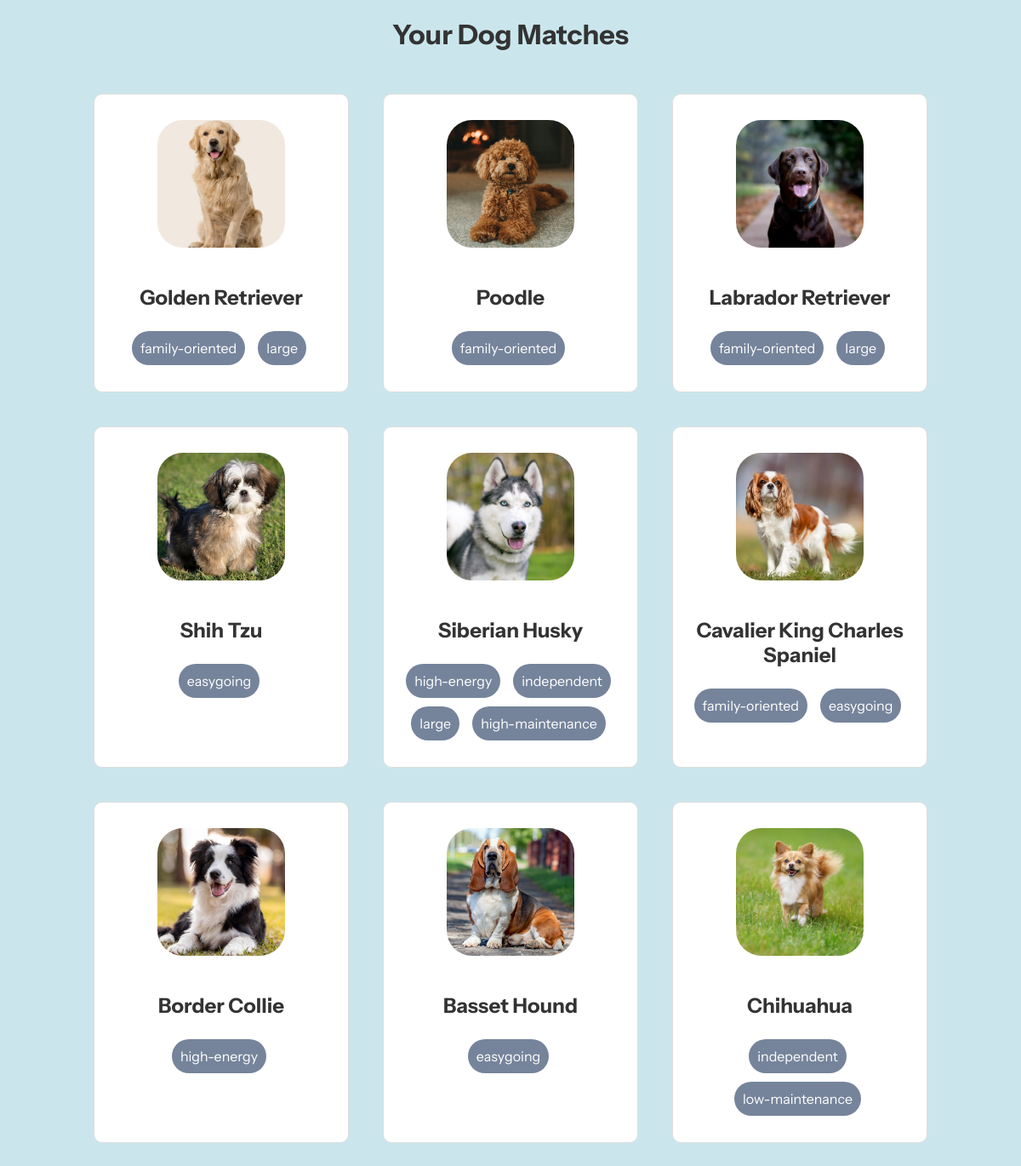
/FINAL-PRODUCT/results.php?user_id=1, run on the app's committed database.
### tables this page shows
CREATE TABLE breeds (
    id INTEGER PRIMARY KEY,
    name TEXT NOT NULL,
    traits TEXT NOT NULL,
    image TEXT,
    about TEXT,
    shelters TEXT
  );

### FINAL-PRODUCT/results.php (the view, shortened to what this page needs)
<?php
require 'db.php';
$user_id = $_SESSION['user_id'] ?? null;
$pdo->setAttribute(PDO::ATTR_ERRMODE, PDO::ERRMODE_EXCEPTION);
$stmt = $pdo->prepare("SELECT traits FROM quiz_results WHERE user_id = ?");
$stmt->execute([$user_id]);
$user_data = $stmt->fetch(PDO::FETCH_ASSOC);
$user_traits = json_decode($user_data['traits'], true) ?? [];
$breeds = $pdo->query("SELECT * FROM breeds")->fetchAll(PDO::FETCH_ASSOC);
$matches = [];
foreach ($breeds as $breed) {
  $traits = json_decode($breed['traits'], true);
  $matched = array_intersect($traits, $user_traits);
  if ($matched) {
    $breed['matched_traits'] = $matched;
    $matches[] = $breed;
  }
}
$template = file_get_contents('templates/results.html');
$tiles = '';
foreach ($matches as $match) {
  $tiles .= "<div class='tile'>
    <a href='result.php?id={$match['id']}'>
      <img src='{$match['image']}' width='150'>
      <h2>{$match['name']}</h2>
      <ul>";
  foreach ($match['matched_traits'] as $trait) {
    $tiles .= "<li>" . htmlspecialchars($trait) . "</li>";
  }
  $tiles .= "</ul>
    </a>
  </div>";
}
echo str_replace('{{results}}', $tiles, $template);
?>

### css/style.css (style rules this page uses)
:root { --color-dark: #333333; --color-muted: #AEB4B5; --color-primary: #75849B; --color-accent: #9CB3D6; --color-background: #CAE6EC; }
body { font-family: 'Instrument Sans', sans-serif; margin: 0; padding: 0; background-color: var(--color-background); color: var(--color-dark); }
a { color: var(--color-accent); text-decoration: none; }
h1, h2, h3 { color: var(--color-dark); }

### FINAL-PRODUCT/css/results.css (style rules this page uses)
h1 { text-align: center; }
.results-grid { display: flex; flex-wrap: wrap; justify-content: center; gap: 40px; margin: 50px; }
.tile { flex: 0 0 300px; box-sizing: border-box; text-align: center; padding: 10px; background-color: #fff; border: 1px solid #ddd; border-radius: 10px; }
ul { padding: 0; }
ul li { background-color: var(--color-primary); color: #fff; padding: 10px; margin: 5px; border-radius: 30px; display: inline-block; list-style-type: none; margin-right: 10px; }
img { margin: 20px; border-radius: 30px; }

### data on the page
breeds: image (picture), name "Golden Retriever", trait "family-oriented", trait "large"
breeds: image (picture), name "Poodle", trait "family-oriented"
breeds: image (picture), name "Labrador Retriever", trait "family-oriented", trait "large"
breeds: image (picture), name "Shih Tzu", trait "easygoing"
breeds: image (picture), name "Siberian Husky", trait "high-energy", trait "independent", trait "large", trait "high-maintenance"
breeds: image (picture), name "Cavalier King Charles Spaniel", trait "family-oriented", trait "easygoing"
breeds: image (picture), name "Border Collie", trait "high-energy"
breeds: image (picture), name "Basset Hound", trait "easygoing"
breeds: image (picture), name "Chihuahua", trait "independent", trait "low-maintenance"

### other printed values
str_replace('{{results}}', $tiles, $template) "Your Dog Matches"
